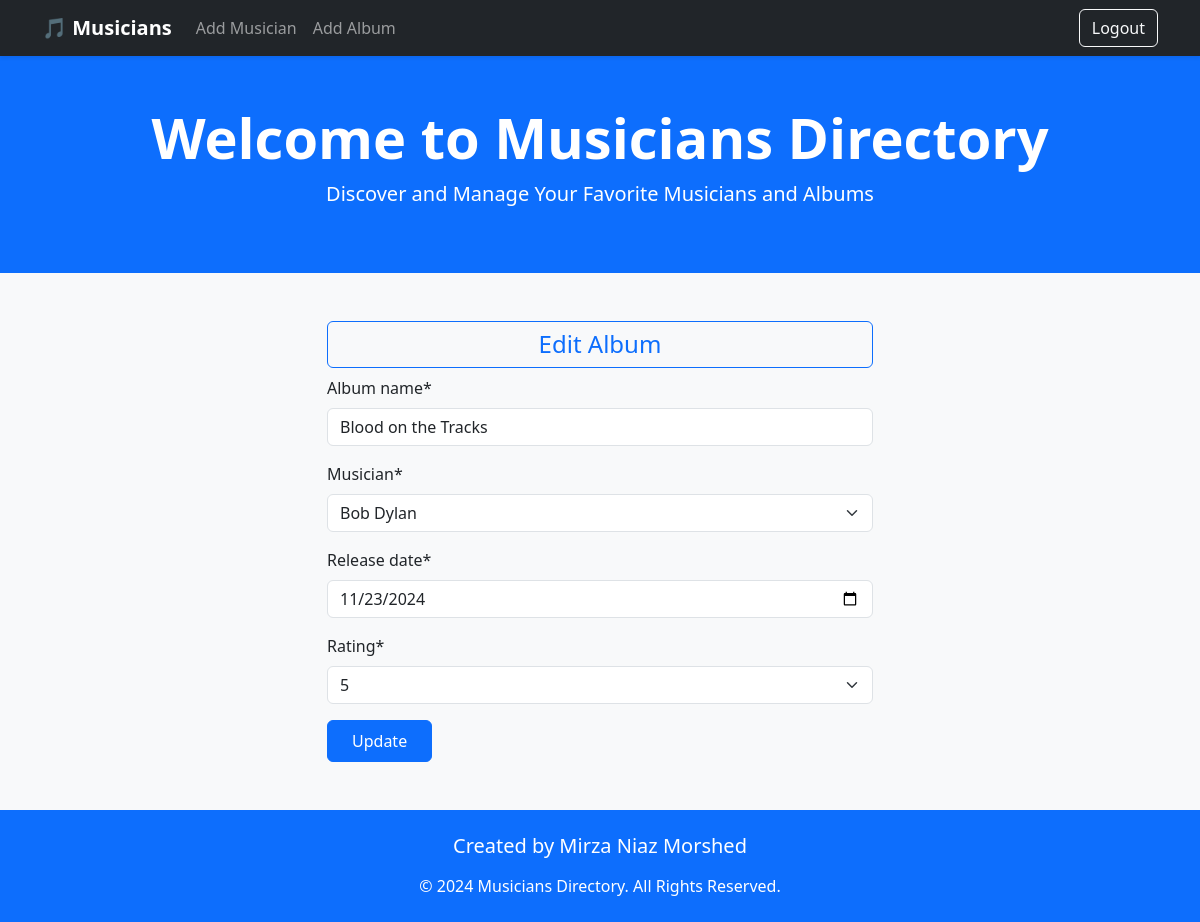
The app's page /album/update/5/ (signed in) with its own data.
### album/models.py (models this page shows, shortened)
class Album(models.Model):
    album_name = models.CharField(max_length=50)
    musician = models.ForeignKey(Musician, on_delete=models.CASCADE, related_name='albums')
    release_date = models.DateField()
    rating = models.IntegerField(choices=[(1,1),(2,2),(3,3),(4,4),(5,5)])

### album/views.py (the view, shortened to what this page needs)
# urls.py: path('update/<int:id>/', views.AlbumEditView.as_view(), name='edit_album'),
@method_decorator(login_required, name='dispatch')
class AlbumEditView(UpdateView):
    model = models.Album
    form_class = forms.AlbumForm
    template_name = 'add_album.html'
    pk_url_kwarg = 'id'
    success_url = reverse_lazy('homepage')
    def get_context_data(self, **kwargs):
        context = super().get_context_data(**kwargs)
        context['type'] = 'Update'
        context['type2'] = 'Edit'
        return context

### album/forms.py
class AlbumForm(forms.ModelForm):
    release_date = forms.DateField(widget=forms.DateInput(attrs={'type': 'date'}))
    class Meta:
        model = models.Album
        fields = '__all__'

### musician/models.py (called while the page is built)
    def __str__(self) -> str:
        return f"{self.first_name} {self.last_name}"

### album/templates/add_album.html (shortened to what this page needs)
{% extends "base.html" %}
{% load crispy_forms_tags %}
{% block body %}
<section>
    <div class="container">
        {% if type != 'Delete' %}
        <h4 class="text-center border border-primary bg-light text-primary rounded py-2 px-3 w-50 mx-auto">
            {{type2}} Album
        </h4>
        {% else %}
        <h4 class="text-center" >Are you sure? You want to delete.</h4>
        {% endif %}
        <form method="POST" style="width: 50%; margin:auto" novalidate>
            {% if type != 'Delete' %}
                {{ form | crispy }}
            {% endif %}
            <input type="submit" value="{{type}}" class="btn btn-primary px-4 py-2 rounded">
        </form>
    </div>
</section>
{% endblock %}

### records on screen
Album: album_name "Blood on the Tracks", musician "Bob Dylan", release_date "11/23/2024", rating "5"

### other values on screen
{{ type2 }} "Edit"
